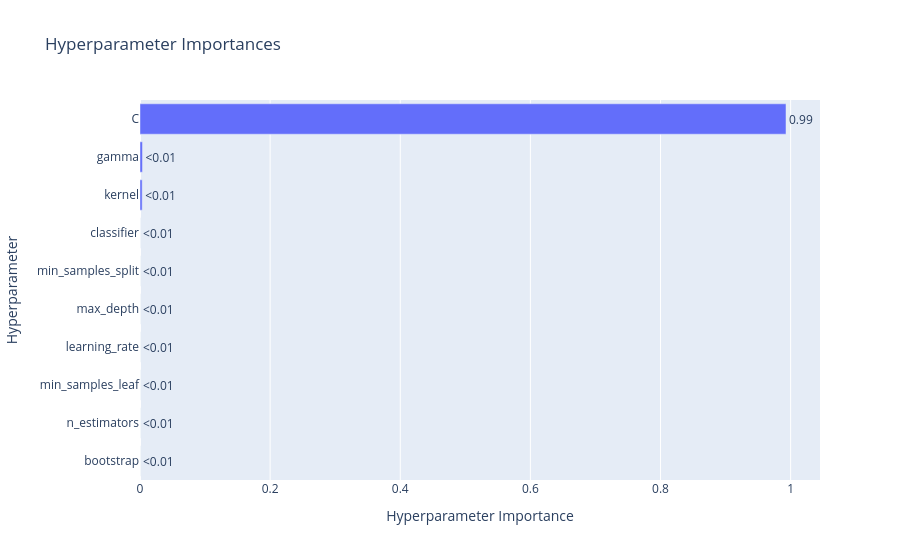

The notebook cell saved with this chart:
### Code cell
# 5. Hyperparameter Importance
plot_param_importances(study).show()

### Figure 1 — Plotly figure (JSON) as saved in the notebook; plotly's stock layout.template omitted (floating-point values rounded to 4 significant figures)
{"data": [{"cliponaxis": false, "hovertemplate": ["bootstrap (CategoricalDistribution): 0.0<extra></extra>", "n_estimators (IntDistribution): 0.0<extra></extra>", "min_samples_leaf (IntDistribution): 0.0<extra></extra>", "learning_rate (FloatDistribution): 0.0<extra></extra>", "max_depth (IntDistribution): 0.0<extra></extra>", "min_samples_split (IntDistribution): 0.0<extra></extra>", "classifier (CategoricalDistribution): 4.452410274605572e-05<extra></extra>", "kernel (CategoricalDistribution): 0.0033327404037503125<extra></extra>", "gamma (CategoricalDistribution): 0.0037740957547514986<extra></extra>", "C (FloatDistribution): 0.9928486397387523<extra></extra>"], "name": "Objective Value", "orientation": "h", "text": ["<0.01", "<0.01", "<0.01", "<0.01", "<0.01", "<0.01", "<0.01", "<0.01", "<0.01", "0.99"], "textposition": "outside", "type": "bar", "x": [0, 0, 0, 0, 0, 0, 4.452e-05, 0.003333, 0.003774, 0.9928], "y": ["bootstrap", "n_estimators", "min_samples_leaf", "learning_rate", "max_depth", "min_samples_split", "classifier", "kernel", "gamma", "C"]}], "layout": {"title": {"text": "Hyperparameter Importances"}, "xaxis": {"title": {"text": "Hyperparameter Importance"}}, "yaxis": {"title": {"text": "Hyperparameter"}}}}
